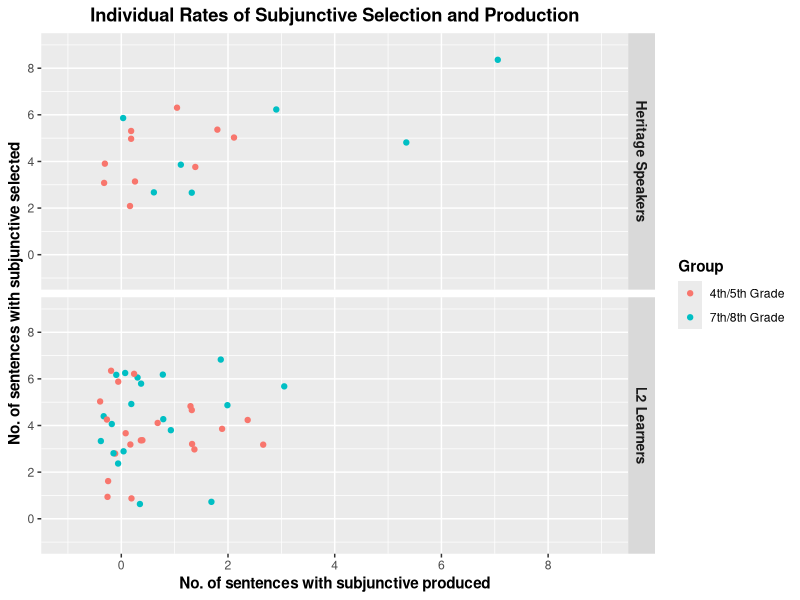
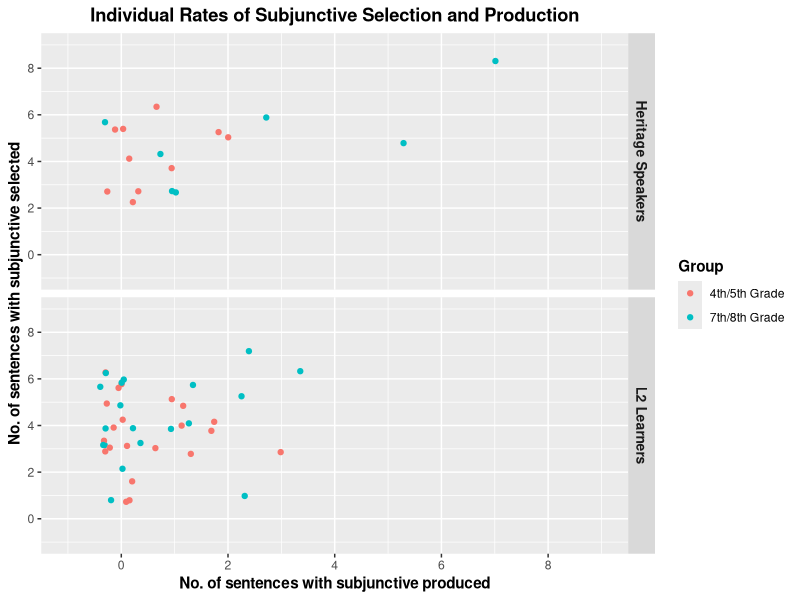

Source code (R) for these figures, in order:
## Includes cohort 1 data only, no second grade

library(tidyverse)
library(here)


# Load Data
## Fourth/fifth grade
L2_45_Prod <- read_csv(here("./CSV Files/L2 Learners/L2 Fourth and Fifth Subjunctive Production.csv")) %>% 
  mutate(SpeakerType = "L2 Learners",
         Grade = "4th/5th Grade")

L2_45_FCT <- read_csv(here("./CSV Files/L2 Learners/L2 Fourth and Fifth Subjunctive FCT.csv")) %>% 
  mutate(SpeakerType = "L2 Learners",
         Grade = "4th/5th Grade")

HS_45_Prod <- read_csv(here("./CSV Files/Heritage/Heritage Fourth and Fifth Subjunctive Production.csv")) %>% 
  mutate(SpeakerType = "Heritage Speakers",
         Grade = "4th/5th Grade")

HS_45_FCT <- read_csv(here("./CSV Files/Heritage/Heritage Fourth and Fifth Subjunctive FCT.csv")) %>% 
  mutate(SpeakerType = "Heritage Speakers",
         Grade = "4th/5th Grade")


## Seventh/eighth grade
L2_78_Prod <- read_csv(here("./CSV Files/L2 Learners/L2 Seventh and Eighth Subjunctive Production.csv")) %>% 
  mutate(SpeakerType = "L2 Learners",
         Grade = "7th/8th Grade")

L2_78_FCT <- read_csv(here("./CSV Files/L2 Learners/L2 Seventh and Eighth Subjunctive FCT.csv")) %>% 
  mutate(SpeakerType = "L2 Learners",
         Grade = "7th/8th Grade")

HS_78_Prod <- read_csv(here("./CSV Files/Heritage/Heritage Seventh and Eighth Subjunctive Production.csv")) %>% 
  mutate(SpeakerType = "Heritage Speakers",
         Grade = "7th/8th Grade")

HS_78_FCT <- read_csv(here("./CSV Files/Heritage/Heritage Seventh and Eighth Subjunctive FCT.csv")) %>% 
  mutate(SpeakerType = "Heritage Speakers",
         Grade = "7th/8th Grade")


# Create dataset for L2 learners
## Join groups
Production <- rbind(L2_45_Prod, HS_45_Prod, L2_78_Prod, HS_78_Prod)
FCT <- rbind(L2_45_FCT, HS_45_FCT, L2_78_FCT, HS_78_FCT)


## Create single dataset
Production_Group <- Production %>%
  filter(!is.na(Accuracy)) %>%
  group_by(Part_ID, Grade, SpeakerType) %>%
  summarize(Production = sum(Accuracy))

FCT_Group <- FCT %>%
  filter(!is.na(Accuracy)) %>%
  group_by(Part_ID, Grade, SpeakerType) %>%
  summarize(Selection = sum(Accuracy))

Aggregate = left_join(Production_Group, FCT_Group, by = "Part_ID", "Grade") %>%
  rename(Grade = Grade.x,
         SpeakerType = SpeakerType.x) %>% 
  mutate(Total = Production + Selection)
Aggregate$Grade <- factor(Aggregate$Grade, levels = c("2nd Grade", "4th/5th Grade", "7th/8th Grade"))


# Plot individual differences
## Whole group
Ind_Diffs <- Aggregate %>% 
  ggplot(aes(x = Production, y = Selection)) +
  geom_jitter(mapping = aes(color = Grade)) +
  facet_grid(rows = vars(SpeakerType)) +
  scale_x_continuous(breaks = seq (0, 8, 2),
                     limits = c(-1, 9)) +
  scale_y_continuous(breaks = seq (0, 8, 2),
                     limits = c(-1, 9)) +
  labs(x = "No. of sentences with subjunctive produced", y = "No. of sentences with subjunctive selected", title = "Individual Rates of Subjunctive Selection and Production", color = "Group") +
  theme(axis.title = element_text(face = "bold"),
        plot.title = element_text(hjust = 0.5, face = "bold"),
        legend.title = element_text(face = "bold"),
        strip.text = element_text(face = "bold", size = 10))

Ind_Diffs

ggsave(filename = here("Manuscripts", "Subjunctive Manuscript (SHLL)", "Graphs", "SHLL Figure 5.pdf"),
       plot = Ind_Diffs,
       device = "pdf",
       width = 6.5,
       height = 4,
       units = "in")
